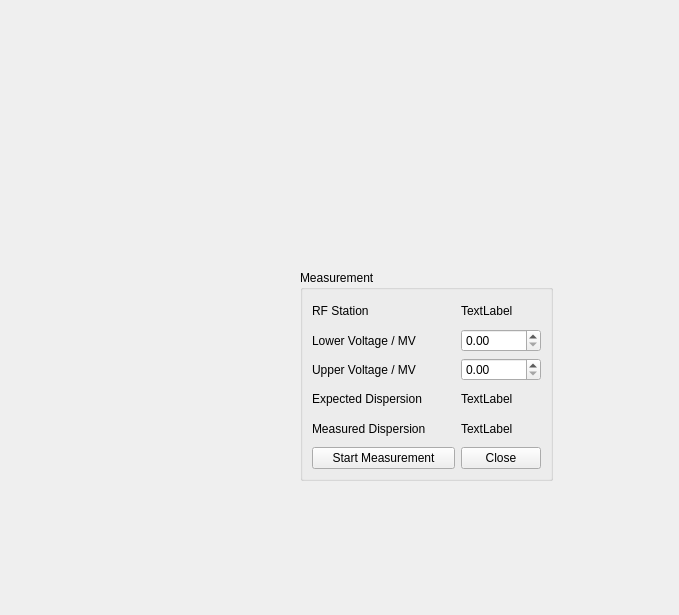
<?xml version="1.0" encoding="UTF-8"?>
<ui version="4.0">
 <class>Form</class>
 <widget class="QWidget" name="Form">
  <property name="geometry">
   <rect>
    <x>0</x>
    <y>0</y>
    <width>679</width>
    <height>615</height>
   </rect>
  </property>
  <property name="windowTitle">
   <string>Form</string>
  </property>
  <widget class="QWidget" name="widget" native="true">
   <property name="geometry">
    <rect>
     <x>240</x>
     <y>40</y>
     <width>120</width>
     <height>80</height>
    </rect>
   </property>
  </widget>
  <widget class="QGroupBox" name="groupBox">
   <property name="geometry">
    <rect>
     <x>300</x>
     <y>270</y>
     <width>253</width>
     <height>211</height>
    </rect>
   </property>
   <property name="title">
    <string>Measurement</string>
   </property>
   <layout class="QGridLayout" name="gridLayout">
    <item row="0" column="0">
     <widget class="QLabel" name="label_3">
      <property name="text">
       <string>RF Station</string>
      </property>
     </widget>
    </item>
    <item row="1" column="0" colspan="2">
     <widget class="QLabel" name="label">
      <property name="text">
       <string>Lower Voltage / MV</string>
      </property>
     </widget>
    </item>
    <item row="1" column="2">
     <widget class="QDoubleSpinBox" name="vlow_spinner"/>
    </item>
    <item row="2" column="0" colspan="2">
     <widget class="QLabel" name="label_2">
      <property name="text">
       <string>Upper Voltage / MV</string>
      </property>
     </widget>
    </item>
    <item row="2" column="2">
     <widget class="QDoubleSpinBox" name="vhigh_spinner"/>
    </item>
    <item row="3" column="0" colspan="2">
     <widget class="QLabel" name="label_4">
      <property name="text">
       <string>Expected Dispersion</string>
      </property>
     </widget>
    </item>
    <item row="3" column="2">
     <widget class="QLabel" name="expected_dispersion_label">
      <property name="text">
       <string>TextLabel</string>
      </property>
     </widget>
    </item>
    <item row="4" column="0" colspan="2">
     <widget class="QLabel" name="label_6">
      <property name="text">
       <string>Measured Dispersion</string>
      </property>
     </widget>
    </item>
    <item row="4" column="2">
     <widget class="QLabel" name="measured_dispersion_label">
      <property name="text">
       <string>TextLabel</string>
      </property>
     </widget>
    </item>
    <item row="5" column="0" colspan="2">
     <widget class="QPushButton" name="pushButton">
      <property name="text">
       <string>Start Measurement</string>
      </property>
     </widget>
    </item>
    <item row="5" column="2">
     <widget class="QPushButton" name="pushButton_2">
      <property name="text">
       <string>Close</string>
      </property>
     </widget>
    </item>
    <item row="0" column="2">
     <widget class="QLabel" name="rf_station_label">
      <property name="text">
       <string>TextLabel</string>
      </property>
     </widget>
    </item>
   </layout>
  </widget>
 </widget>
 <resources/>
 <connections/>
</ui>
